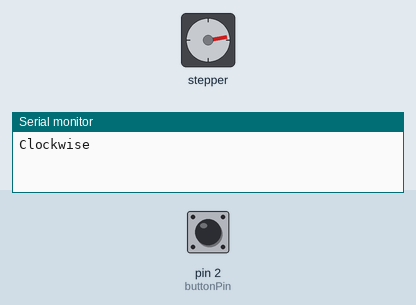
Simulated run of this sketch. Board: Arduino Uno, built with avr-gcc and run on an emulated ATmega328P. Parts: stepper motor, the last lines printed to the serial monitor. The inputs (shaded band) are chosen by the test bench; at power-on: pin 2 (buttonPin) HIGH. Stepper angles assume 2048 steps per turn.

Above: at 1.2 s.
1.3 s: pin 2 (buttonPin) pulled LOW for 0.15 s
At 2.26 s:
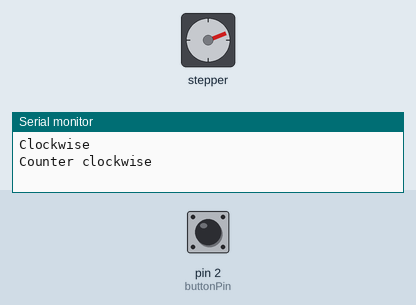
4.4 s: pin 2 (buttonPin) pulled LOW for 1 s
At 4.67 s:
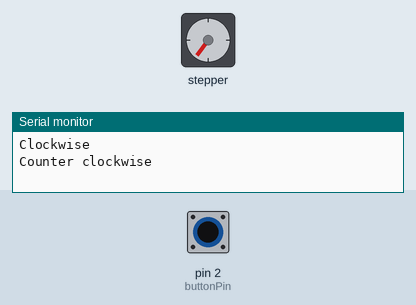
Timing chart, 0 to 13.4 s (numbered marks = the images above; inputs shaded):
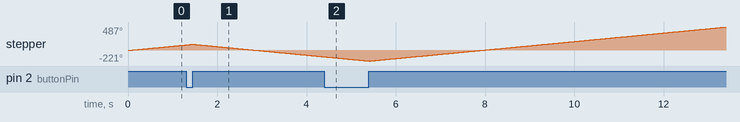

The sketch:

35-understanding_how_to_use_stepper_motor_homework_II.ino
```cpp
#include <Stepper.h>

int buttonPin = 2, buttonValue = 0, previousButtonValue = 0;
int motorStep = -1;
Stepper stepper(2048, 11, 9, 10, 8);

void setup() {
  Serial.begin(9600);
  pinMode(buttonPin, INPUT);
  digitalWrite(buttonPin, HIGH);
  stepper.setSpeed(16);
}

void loop() {
  buttonValue = digitalRead(buttonPin);
  if (buttonValue != previousButtonValue && buttonValue == HIGH) {
    motorStep *= -1;
    Serial.println(motorStep == HIGH ? "Clockwise" : "Counter clockwise");
  }

  previousButtonValue = buttonValue;

  stepper.step(motorStep);
}
```
